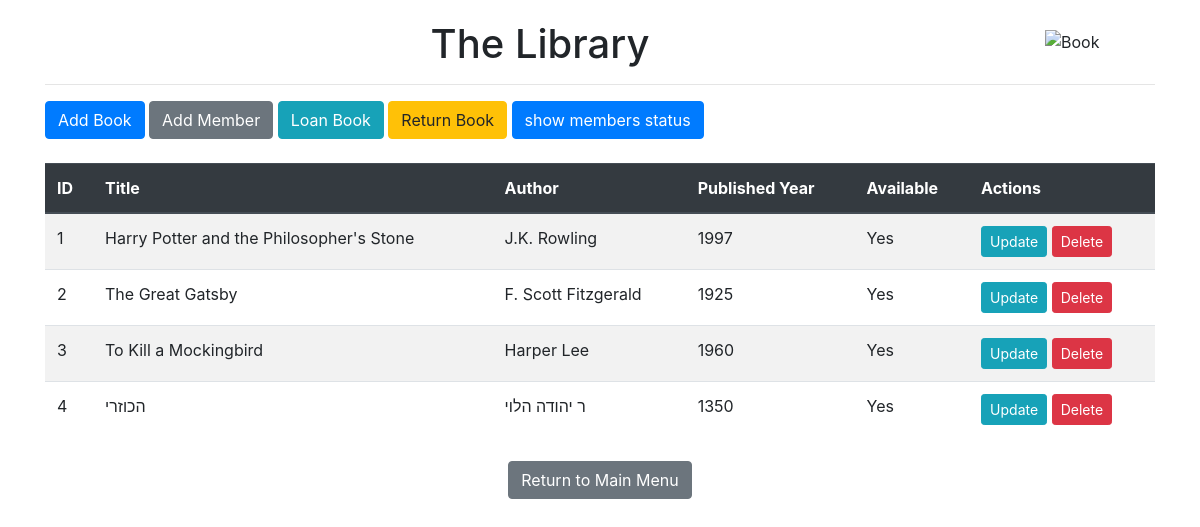
The app's page /, older data.
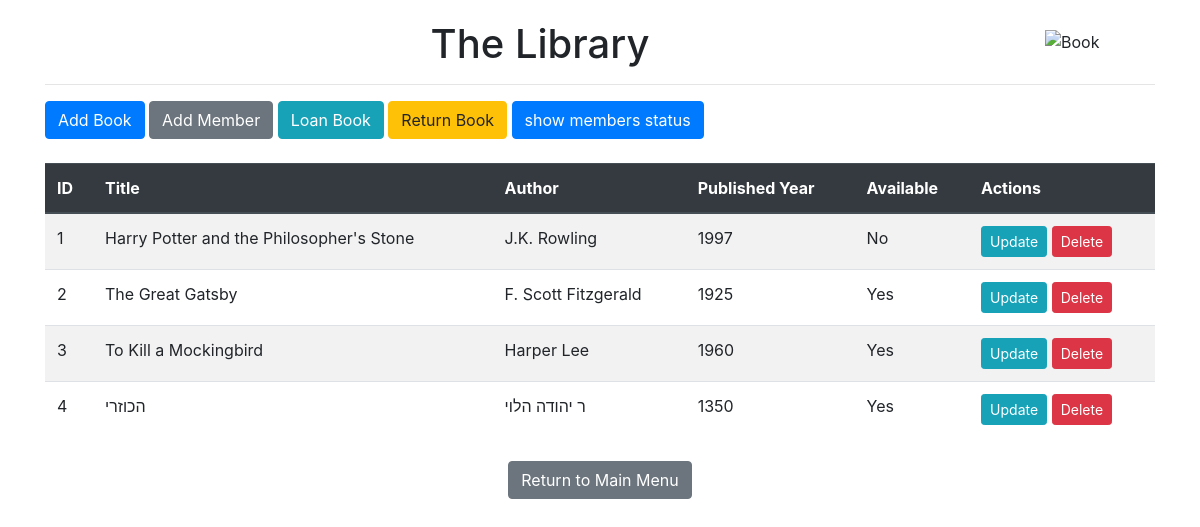
The same page, newer data.
### tables this page shows
CREATE TABLE Books (
    book_id INTEGER PRIMARY KEY,
    title TEXT NOT NULL,
    author TEXT NOT NULL,
    published_year INTEGER NOT NULL,
    available BOOLEAN NOT NULL CHECK (available IN (0, 1))
);

### app.py (the view)
@app.route('/')
def show_books():
    conn = sqlite3.connect('library.db')
    c = conn.cursor()
    c.execute('SELECT * FROM Books')
    books = c.fetchall()
    conn.close()
    return render_template('show_books.html', books=books)

### templates/show_books.html (shortened to what this page needs)
{% extends "base.html" %}
{% block header %}The Library {% endblock %}
{% block content %}
    <div class="mb-4">
        <a href="{{ url_for('add_book') }}" class="btn btn-primary">Add Book</a>
        <a href="{{ url_for('add_member') }}" class="btn btn-secondary">Add Member</a>
        <a href="{{ url_for('loan_book') }}" class="btn btn-info">Loan Book</a>
        <a href="{{ url_for('return_book') }}" class="btn btn-warning">Return Book</a>
        <a href="{{ url_for('show_members') }}" class="btn btn-primary">show members status</a>
    </div>
    <table class="table table-striped">
        <thead class="thead-dark">
            <tr>
                <th>ID</th>
                <th>Title</th>
                <th>Author</th>
                <th>Published Year</th>
                <th>Available</th>
                <th>Actions</th>
            </tr>
        </thead>
        <tbody>
            {% for book in books %}
            <tr>
                <td>{{ book[0] }}</td>
                <td>{{ book[1] }}</td>
                <td>{{ book[2] }}</td>
                <td>{{ book[3] }}</td>
                <td>{{ 'Yes' if book[4] else 'No' }}</td>
                <td>
                    <a href="{{ url_for('update_book', book_id=book[0]) }}" class="btn btn-sm btn-info">Update</a>
                    <form method="post" action="{{ url_for('delete_book', book_id=book[0]) }}" style="display:inline;">
                        <button type="submit" class="btn btn-sm btn-danger">Delete</button>
                    </form>
                </td>
            </tr>
            {% endfor %}
        </tbody>
    </table>
{% endblock %}

Row changes from the older to the newer data that the page shows:
changed Books "Harry Potter and the Philosopher's Stone": available "Yes" → "No"
